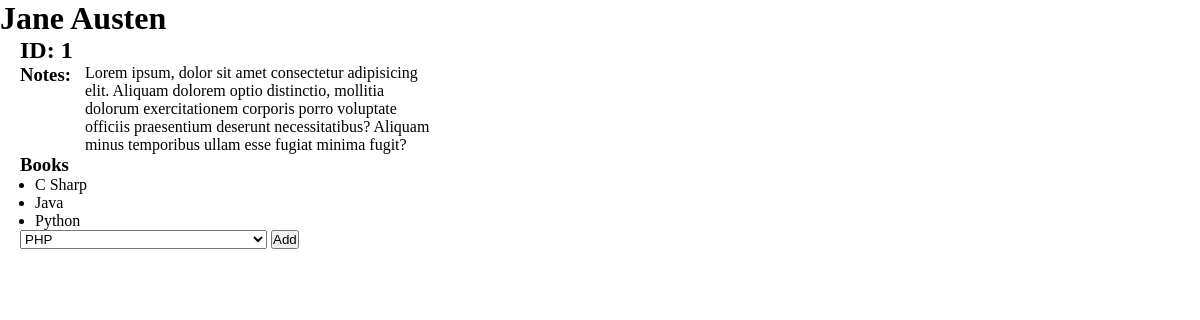
Screenshot of /authors/1 with the database file from the repository.
### books_authors_app/models.py (models this page shows)
class Author(models.Model):
    first_name = models.CharField(max_length=255)
    last_name = models.CharField(max_length=255)
    notes = models.TextField()
    books = models.ManyToManyField(Book, related_name="authors")
    created_at = models.DateTimeField(auto_now_add=True)
    updated_at = models.DateTimeField(auto_now=True)

class Book(models.Model):
    title = models.CharField(max_length=255)
    desc = models.TextField()
    created_at = models.DateTimeField(auto_now_add=True)
    updated_at = models.DateTimeField(auto_now=True)

### books_authors_app/views.py (the view)
# urls.py: path('authors/<int:author_id>', views.displayAuthor),
def displayAuthor(request, author_id):
    disp_author = Author.objects.get(id=author_id)
    if request.method=="POST":
        add_book = Book.objects.get(id=request.POST['add_book_sel'])
        disp_author.books.add(add_book)
        return redirect("/authors/"+str(author_id))
    context = {
        'id':author_id,
        'first_name':disp_author.first_name,
        'last_name':disp_author.last_name,
        'notes':disp_author.notes,
        'books':disp_author.books.all(),
        'alt_books':Book.objects.exclude(authors__id=author_id)
    }
    return render(request, 'display_author.html', context)

### books_authors_app/templates/display_author.html (shortened to what this page needs)
<!DOCTYPE html>
<html lang="en">
<head>
    {% load static %}
    <link rel="stylesheet" href="{% static 'css/styles.css' %}">
</head>
<body>
    <h1>{{first_name}} {{last_name}}</h1>
    <div id="display_cont">
        <h2>ID: {{id}}</h2>
        <div id="info_cont">
            <h3>Notes:</h3>
            <p>{{notes}}</p>
        </div>
        <h3>Books</h3>
        <ul>
            {% for book in books %}
            <li>{{book.title}}</li>
            {% endfor %}
        </ul>
        <form action="/authors/{{id}}" name="author_frm" method="post">
            <select name="add_book_sel">
                {% for book in alt_books %}
                <option value="{{book.id}}">{{book.title}}</option>
                {% endfor %}
            </select>
            <input type="submit" value="Add">
        </form>
    </div>
</body>
</html>

### books_authors_app/static/css/styles.css (style rules this page uses)
* { margin:0px; padding:0px; }
#display_cont { margin-left:20px; }
#display_cont ul { padding-left:15px; }
#display_cont #info_cont * { vertical-align: top; display:inline-block; }
#display_cont #info_cont p { margin-left:10px; width:350px;; }

### rows the page displays
Author: first_name "Jane", last_name "Austen", notes "Lorem ipsum, dolor sit amet consectetur adipisicing elit. Aliquam dolorem optio distinctio, mollitia dolorum exercitationem corporis porro voluptate officiis praesentium deserunt necessitatibus? Aliquam minus temporibus ullam esse fugiat minima fugit?"
Book: title "C Sharp"
Book: title "Java"
Book: title "Python"

### other values shown
{{ id }} "1"
form field add_book_sel "PHP"
